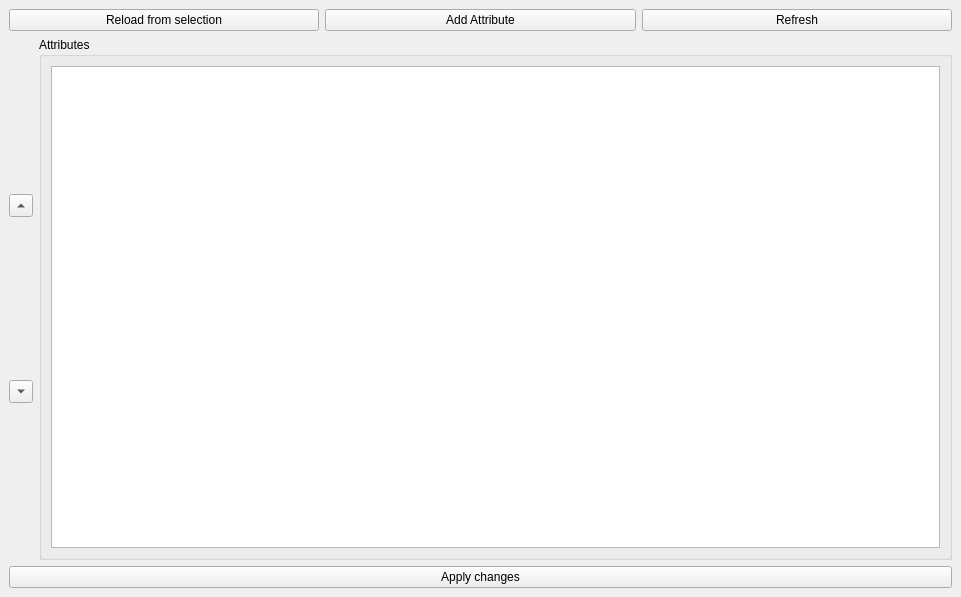
<?xml version="1.0" encoding="UTF-8"?>
<ui version="4.0">
 <class>MainWindow</class>
 <widget class="QMainWindow" name="MainWindow">
  <property name="geometry">
   <rect>
    <x>0</x>
    <y>0</y>
    <width>961</width>
    <height>597</height>
   </rect>
  </property>
  <property name="sizePolicy">
   <sizepolicy hsizetype="Preferred" vsizetype="Minimum">
    <horstretch>0</horstretch>
    <verstretch>0</verstretch>
   </sizepolicy>
  </property>
  <property name="windowTitle">
   <string>MainWindow</string>
  </property>
  <widget class="QWidget" name="centralwidget">
   <layout class="QVBoxLayout" name="verticalLayout_2">
    <item>
     <layout class="QHBoxLayout" name="horizontalLayout">
      <item>
       <widget class="QPushButton" name="reload_button">
        <property name="text">
         <string>Reload from selection</string>
        </property>
       </widget>
      </item>
      <item>
       <widget class="QPushButton" name="add_button">
        <property name="text">
         <string>Add Attribute</string>
        </property>
       </widget>
      </item>
      <item>
       <widget class="QPushButton" name="refresh_button">
        <property name="text">
         <string>Refresh</string>
        </property>
       </widget>
      </item>
     </layout>
    </item>
    <item>
     <layout class="QHBoxLayout" name="horizontalLayout_2">
      <item>
       <layout class="QVBoxLayout" name="verticalLayout">
        <item>
         <widget class="QToolButton" name="up_button">
          <property name="text">
           <string>...</string>
          </property>
          <property name="arrowType">
           <enum>Qt::UpArrow</enum>
          </property>
         </widget>
        </item>
        <item>
         <widget class="QToolButton" name="down_button">
          <property name="text">
           <string>...</string>
          </property>
          <property name="arrowType">
           <enum>Qt::DownArrow</enum>
          </property>
         </widget>
        </item>
       </layout>
      </item>
      <item>
       <widget class="QGroupBox" name="groupBox">
        <property name="sizePolicy">
         <sizepolicy hsizetype="Expanding" vsizetype="Expanding">
          <horstretch>0</horstretch>
          <verstretch>0</verstretch>
         </sizepolicy>
        </property>
        <property name="title">
         <string>Attributes</string>
        </property>
        <layout class="QVBoxLayout" name="verticalLayout_3">
         <item>
          <widget class="QTableView" name="table_view"/>
         </item>
        </layout>
       </widget>
      </item>
     </layout>
    </item>
    <item>
     <layout class="QHBoxLayout" name="horizontalLayout_3">
      <item>
       <widget class="QPushButton" name="apply_button">
        <property name="text">
         <string>Apply changes</string>
        </property>
       </widget>
      </item>
     </layout>
    </item>
   </layout>
  </widget>
 </widget>
 <resources/>
 <connections/>
</ui>
